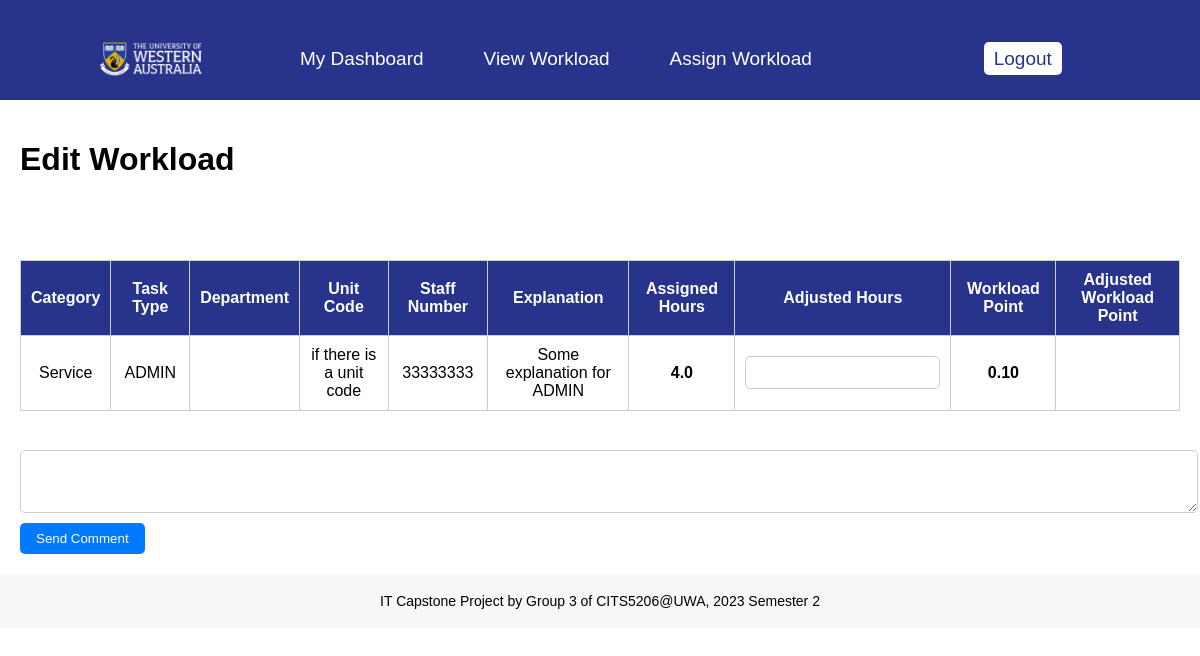
/edit_allocation_detail?alloc_id=1 (signed in), run on an earlier commit of the app's database.
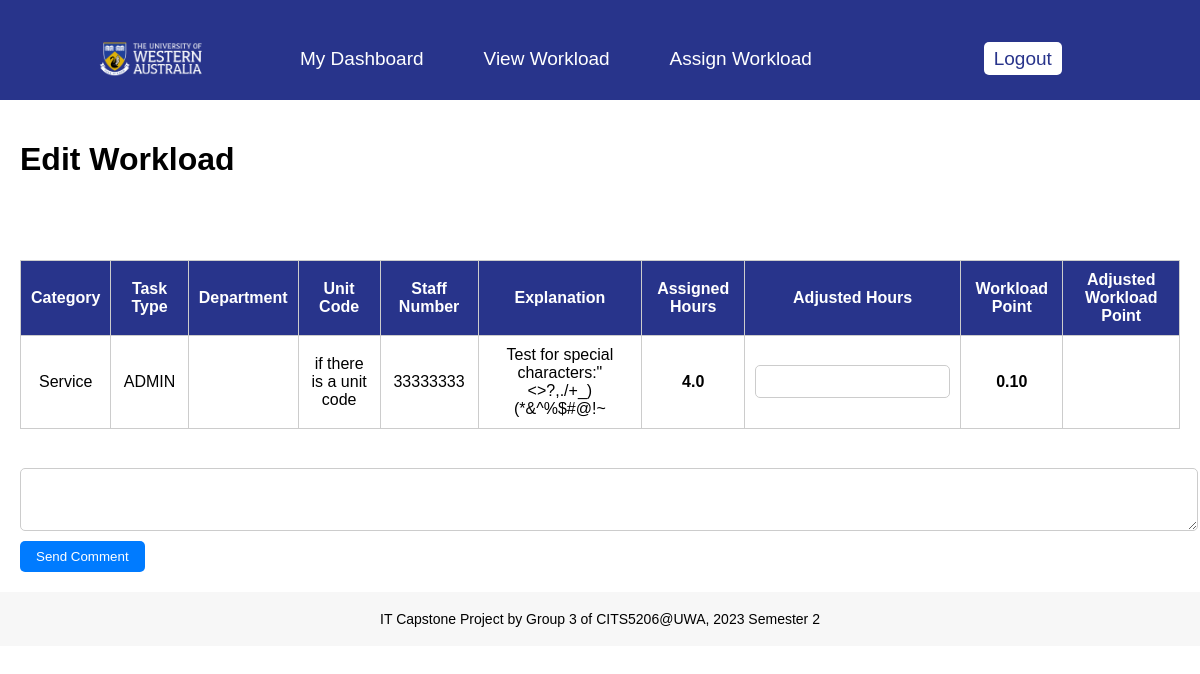
And on a later commit of the database.
### app/models.py (models this page shows)
class WorkloadAllocation(db.Model):
    alloc_id = db.Column(db.Integer, primary_key=True)
    work_id = db.Column(db.Integer, db.ForeignKey('work.work_id'), nullable=False)
    hours_allocated = db.Column(db.Float, nullable=False)
    workload_point = db.Column(db.Float, nullable=False)
    username = db.Column(db.Integer, db.ForeignKey('user.username'), nullable=False)
    comment = db.Column(db.String(256))
    comment_status = db.Column(db.String(64))
    user = db.relationship('User', backref='workload_allocations')
    work = db.relationship('Work', backref='workload_allocations')
    __table_args__ = (
        db.CheckConstraint(comment_status.in_(['Read', 'Unread']), name='comment_status_check'),
        db.CheckConstraint('workload_point == hours_allocated / user.contract_hour', name='workload_point_check'),
    )
    db.Index('idx_alloc_id', 'alloc_id')

class Work(db.Model):
    work_id = db.Column(db.Integer, primary_key=True)
    work_explanation = db.Column(db.String(128))
    unit_code = db.Column(db.String(64)) # unit_code is optional only if the work is related to a unit
    work_type = db.Column(db.String(64), nullable=False)#work type is one of the following 10 types of work and 3 types of leave
    dept_id = db.Column(db.Integer, db.ForeignKey('department.dept_id'), nullable=False)#work belongs to a department
    __table_args__ = (db.CheckConstraint(work_type.in_(['ADMIN', 'CWS', 'GA', 'HDR', 'ORES', 'RES-MGMT', 'RESERV', 'SDS', 'TEACH', 'UDEV','LSL', 'PL', 'SBL']), name='work_type_check'),)
    department = db.relationship('Department', backref='works')
    db.Index('idx_work_id', 'work_id')
    @hybrid_property
    def work_category(self):
        if self.work_type in ["ADMIN", "GA", "SDS"]:
            return "Service"
        elif self.work_type in ["CWS", "TEACH", "UDEV"]:
            return "Teaching"
        elif self.work_type in ["HDR", "ORES", "RES-MGMT", "RESERV"]:
            return "Research"
        elif self.work_type in ["LSL", "PL", "SBL"]:
            return "Leave"
        else:
            return None

### app/routes.py (the view, shortened to what this page needs)
@app.route('/edit_allocation_detail', methods=['GET', 'POST'])
@login_required
def edit_allocation_detail():
    role_name = get_session()
    workloads = None
    role_id = session.get('role_id', '')
    username = session.get('username', '')
    user = User.query.filter_by(username=username, role_id=role_id).first()
    if role_id == 4 or role_id == 1:
        workloads = WorkloadAllocation.query.all()
    elif role_id == 2:
        workloads = WorkloadAllocation.query.join(Work, Work.work_id == WorkloadAllocation.work_id).filter(
            Work.dept_id == user.dept_id).all()
    elif role_id == 3:
        workloads = WorkloadAllocation.query.filter_by(username=username).all()
    data = None
    if request.args.get('alloc_id') is not None:
        data = WorkloadAllocation.query.filter_by(
            alloc_id=request.args.get('alloc_id')).first()
    return render_template('edit_allocation_detail.html', title='Edit Allocation Detail', role_name=role_name,
                           workloads=workloads, user=user, data=data)

### app/models.py (called while the page is built)
@login.user_loader
def load_user(username):
    return Login.query.get(int(username))

### app/routes.py (called while the page is built)
def get_session():
    role_name = session.get('role_name', '')
    return role_name

@app.before_request
def before_request():
    g.show_notification = False
    if current_user.is_authenticated:
        user = User.query.filter_by(username=current_user.username).first()
        if user:
            is_hod = user.role_id == Role.query.filter_by(
                role_name='HoD').first().role_id
            g.is_hod = is_hod
            if is_hod:
                unread_comments = WorkloadAllocation.query.join(User, WorkloadAllocation.username == User.username).filter(
                    WorkloadAllocation.comment_status == "Unread",
                    User.dept_id == user.dept_id
                ).count()
                g.show_notification = unread_comments > 0
            else:
                g.show_notification = False
        else:
            g.show_notification = False

### app/templates/edit_allocation_detail.html (shortened to what the changed rows need)
{% extends "base.html" %}
{% block styles %}
    <link
            rel="stylesheet"
            href="{{ url_for('static', filename='css/base.css') }}"
    />
    <link rel="stylesheet" href="{{ url_for('static', filename='css/edit_allocation_detail.css') }}"/>
{% endblock %}
{% block content %}
    <div class="container">
        <h1>Edit Workload</h1>
    </div>
    <div class="container">
        <form id="workload_allocation">
            <table class="table table-hover">
                <thead>
                <thead>
                <tr>
                    <th class="sortable">Category </th>
                    <th class="sortable">Task Type </th>
                    <th class="sortable">Department </th>
                    <th class="sortable">Unit Code </th>
                    <th class="sortable">Staff Number </th>
                    <th class="sortable">Explanation </th>
                    <th class="sortable">Assigned Hours </th>
                    <th class="sortable">Adjusted Hours </th>
                    <th class="sortable">Workload Point </th>
                    <th class="sortable">Adjusted Workload Point </th>
                </tr>
                </thead>
                </thead>
                <tbody>
                <tr>
                    <td scope="col">
                        <span>
                            {% for workload in workloads %}
                                {% if data.alloc_id == workload.alloc_id %}
                                    {{ workload.work.work_category }}
                                {% endif %}
                            {% endfor %}
                        </span>
                    </td>
                    <td scope="col">
                        <span>
                            {% for workload in workloads %}
                                {% if data.alloc_id == workload.alloc_id %}
                                    {{ workload.work.work_type }}
                                {% endif %}
                            {% endfor %}
                        </span>
                    </td>
                    <td scope="col">
                        <span>
                            {% for workload in workloads %}
                                {% if data.alloc_id == workload.alloc_id %}
                                    {{ workload.work.unit_code }}
                                {% endif %}
                            {% endfor %}
                        </span>
                    </td>
                    <td scope="col">
                        <span>{{ data.username }}</span>
                    </td>
                    <td scope="col">
                        <span>
                            {% for workload in workloads %}
                                {% if data.alloc_id == workload.alloc_id %}
                                    {{ workload.work.work_explanation }}
                                {% endif %}
                            {% endfor %}
                        </span>
                    </td>
                    <th scope="col">
                        <span id="AssignedHours"></span>
                    </th>
                    <th scope="col">
                        <input type="text" style="width: auto;" class="form-control" id="AdjustedHours"
                               name="hours_allocated" value=""/>
                    </th>
                    <th scope="col">
                        <span id="workload_point"></span>
                    </th>
                    <th scope="col">
                    </th>
                </tr>
                </tbody>
            </table>
        </form>
    </div>
{% endblock %}

What changed in the data, as far as the page shows it:
changed WorkloadAllocation "Service": work.work_explanation "Some explanation for ADMIN" → "Test for special characters:\"<>?,./+_)(*&^%$#@!~"
